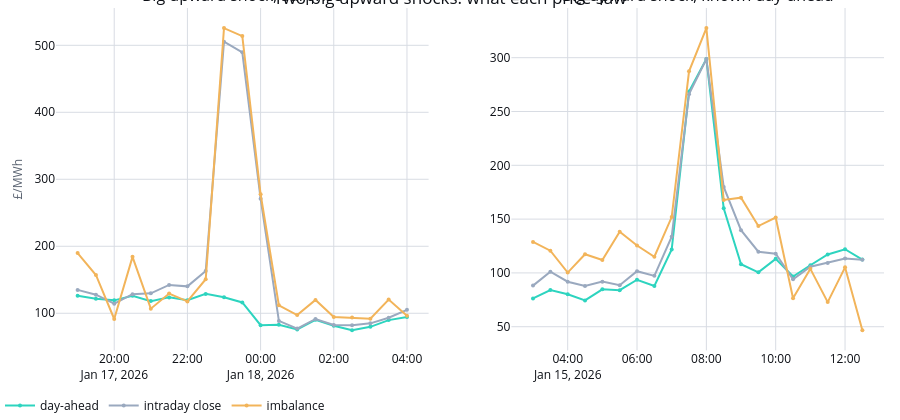

Notebook code for this chart:
### Code cell
def biggest_study_shock(known: bool) -> pd.Series:
    """The largest upward big shock that starts in the study, known day-ahead or a surprise."""
    candidates = shocks.query(
        "shock_class == 'big' and direction == 'up' and known_day_ahead == @known"
        " and start_slot_index >= @WARMUP_DAYS * 48 and start_slot_index < @SLOT_COUNT - 16"
    )
    return candidates.loc[candidates["size_gw"].idxmax()]


example_shocks = {
    "surprise": biggest_study_shock(False),
    "known day-ahead": biggest_study_shock(True),
}
example_figure = make_subplots(
    rows=1, cols=2, subplot_titles=[f"Big upward shock, {name}" for name in example_shocks]
)
for column, (name, shock) in enumerate(example_shocks.items(), start=1):
    around = slice(
        max(shock["start_slot_index"] - 8, 0),
        min(shock["start_slot_index"] + shock["duration_slots"] + 8, SLOT_COUNT),
    )
    for label, values in (
        ("day-ahead", day_ahead),
        ("intraday close", close),
        ("imbalance", imbalance),
    ):
        example_figure.add_trace(
            go.Scatter(
                x=london[around],
                y=values[shock["world_id"], around].round(2),
                mode="lines+markers",
                name=label,
                legendgroup=label,
                showlegend=column == 1,
                marker={"size": 4},
            ),
            row=1,
            col=column,
        )
example_figure.update_layout(title="Two big upward shocks: what each price saw")
example_figure.update_yaxes(title_text="£/MWh", col=1)
apply_notebook_style(example_figure, height=420)

### Figure 1 — Plotly figure (JSON) as saved in the notebook; plotly's stock layout.template omitted (floating-point values rounded to 4 significant figures)
{"data": [{"legendgroup": "day-ahead", "marker": {"size": 4}, "mode": "lines+markers", "name": "day-ahead", "showlegend": true, "x": ["2026-01-17T19:00:00+00:00", "2026-01-17T19:30:00+00:00", "2026-01-17T20:00:00+00:00", "2026-01-17T20:30:00+00:00", "2026-01-17T21:00:00+00:00", "2026-01-17T21:30:00+00:00", "2026-01-17T22:00:00+00:00", "2026-01-17T22:30:00+00:00", "2026-01-17T23:00:00+00:00", "2026-01-17T23:30:00+00:00", "2026-01-18T00:00:00+00:00", "2026-01-18T00:30:00+00:00", "2026-01-18T01:00:00+00:00", "2026-01-18T01:30:00+00:00", "2026-01-18T02:00:00+00:00", "2026-01-18T02:30:00+00:00", "2026-01-18T03:00:00+00:00", "2026-01-18T03:30:00+00:00", "2026-01-18T04:00:00+00:00"], "y": [126.0, 121.8, 119.2, 126.0, 118.1, 123.7, 119.5, 128.9, 124.0, 116.1, 82.28, 82.67, 75.93, 90.17, 81.44, 74.59, 79.73, 89.76, 94.55], "xaxis": "x", "yaxis": "y", "type": "scatter"}, {"legendgroup": "intraday close", "marker": {"size": 4}, "mode": "lines+markers", "name": "intraday close", "showlegend": true, "x": ["2026-01-17T19:00:00+00:00", "2026-01-17T19:30:00+00:00", "2026-01-17T20:00:00+00:00", "2026-01-17T20:30:00+00:00", "2026-01-17T21:00:00+00:00", "2026-01-17T21:30:00+00:00", "2026-01-17T22:00:00+00:00", "2026-01-17T22:30:00+00:00", "2026-01-17T23:00:00+00:00", "2026-01-17T23:30:00+00:00", "2026-01-18T00:00:00+00:00", "2026-01-18T00:30:00+00:00", "2026-01-18T01:00:00+00:00", "2026-01-18T01:30:00+00:00", "2026-01-18T02:00:00+00:00", "2026-01-18T02:30:00+00:00", "2026-01-18T03:00:00+00:00", "2026-01-18T03:30:00+00:00", "2026-01-18T04:00:00+00:00"], "y": [134.9, 127.7, 114.2, 128.4, 129.7, 142.3, 140.2, 163.0, 505.5, 489.5, 271.0, 88.59, 77.07, 91.49, 82.5, 82.23, 84.92, 93.25, 105.1], "xaxis": "x", "yaxis": "y", "type": "scatter"}, {"legendgroup": "imbalance", "marker": {"size": 4}, "mode": "lines+markers", "name": "imbalance", "showlegend": true, "x": ["2026-01-17T19:00:00+00:00", "2026-01-17T19:30:00+00:00", "2026-01-17T20:00:00+00:00", "2026-01-17T20:30:00+00:00", "2026-01-17T21:00:00+00:00", "2026-01-17T21:30:00+00:00", "2026-01-17T22:00:00+00:00", "2026-01-17T22:30:00+00:00", "2026-01-17T23:00:00+00:00", "2026-01-17T23:30:00+00:00", "2026-01-18T00:00:00+00:00", "2026-01-18T00:30:00+00:00", "2026-01-18T01:00:00+00:00", "2026-01-18T01:30:00+00:00", "2026-01-18T02:00:00+00:00", "2026-01-18T02:30:00+00:00", "2026-01-18T03:00:00+00:00", "2026-01-18T03:30:00+00:00", "2026-01-18T04:00:00+00:00"], "y": [189.8, 157.1, 91.43, 184.2, 106.8, 129.4, 117.7, 150.8, 525.6, 513.8, 277.6, 111.8, 97.22, 119.9, 94.46, 93.54, 91.96, 120.5, 96.15], "xaxis": "x", "yaxis": "y", "type": "scatter"}, {"legendgroup": "day-ahead", "marker": {"size": 4}, "mode": "lines+markers", "name": "day-ahead", "showlegend": false, "x": ["2026-01-15T03:00:00+00:00", "2026-01-15T03:30:00+00:00", "2026-01-15T04:00:00+00:00", "2026-01-15T04:30:00+00:00", "2026-01-15T05:00:00+00:00", "2026-01-15T05:30:00+00:00", "2026-01-15T06:00:00+00:00", "2026-01-15T06:30:00+00:00", "2026-01-15T07:00:00+00:00", "2026-01-15T07:30:00+00:00", "2026-01-15T08:00:00+00:00", "2026-01-15T08:30:00+00:00", "2026-01-15T09:00:00+00:00", "2026-01-15T09:30:00+00:00", "2026-01-15T10:00:00+00:00", "2026-01-15T10:30:00+00:00", "2026-01-15T11:00:00+00:00", "2026-01-15T11:30:00+00:00", "2026-01-15T12:00:00+00:00", "2026-01-15T12:30:00+00:00"], "y": [76.26, 84.11, 80.23, 74.48, 84.78, 83.97, 93.67, 87.89, 121.7, 268.5, 298.8, 160.1, 108.0, 100.6, 113.1, 96.66, 107.1, 117.1, 122.0, 112.4], "xaxis": "x2", "yaxis": "y2", "type": "scatter"}, {"legendgroup": "intraday close", "marker": {"size": 4}, "mode": "lines+markers", "name": "intraday close", "showlegend": false, "x": ["2026-01-15T03:00:00+00:00", "2026-01-15T03:30:00+00:00", "2026-01-15T04:00:00+00:00", "2026-01-15T04:30:00+00:00", "2026-01-15T05:00:00+00:00", "2026-01-15T05:30:00+00:00", "2026-01-15T06:00:00+00:00", "2026-01-15T06:30:00+00:00", "2026-01-15T07:00:00+00:00", "2026-01-15T07:30:00+00:00", "2026-01-15T08:00:00+00:00", "2026-01-15T08:30:00+00:00", "2026-01-15T09:00:00+00:00", "2026-01-15T09:30:00+00:00", "2026-01-15T10:00:00+00:00", "2026-01-15T10:30:00+00:00", "2026-01-15T11:00:00+00:00", "2026-01-15T11:30:00+00:00", "2026-01-15T12:00:00+00:00", "2026-01-15T12:30:00+00:00"], "y": [88.21, 101.2, 91.85, 87.82, 91.9, 88.57, 101.6, 97.26, 133.7, 266.1, 298.7, 179.9, 139.7, 119.7, 117.8, 94.12, 105.7, 109.2, 113.4, 112.3], "xaxis": "x2", "yaxis": "y2", "type": "scatter"}, {"legendgroup": "imbalance", "marker": {"size": 4}, "mode": "lines+markers", "name": "imbalance", "showlegend": false, "x": ["2026-01-15T03:00:00+00:00", "2026-01-15T03:30:00+00:00", "2026-01-15T04:00:00+00:00", "2026-01-15T04:30:00+00:00", "2026-01-15T05:00:00+00:00", "2026-01-15T05:30:00+00:00", "2026-01-15T06:00:00+00:00", "2026-01-15T06:30:00+00:00", "2026-01-15T07:00:00+00:00", "2026-01-15T07:30:00+00:00", "2026-01-15T08:00:00+00:00", "2026-01-15T08:30:00+00:00", "2026-01-15T09:00:00+00:00", "2026-01-15T09:30:00+00:00", "2026-01-15T10:00:00+00:00", "2026-01-15T10:30:00+00:00", "2026-01-15T11:00:00+00:00", "2026-01-15T11:30:00+00:00", "2026-01-15T12:00:00+00:00", "2026-01-15T12:30:00+00:00"], "y": [128.8, 120.7, 100.3, 117.4, 112.0, 138.2, 125.5, 115.0, 151.9, 287.3, 327.5, 167.8, 169.9, 143.5, 151.5, 76.49, 103.8, 72.87, 105.2, 46.69], "xaxis": "x2", "yaxis": "y2", "type": "scatter"}], "layout": {"xaxis": {"anchor": "y", "domain": [0.0, 0.45]}, "yaxis": {"anchor": "x", "domain": [0.0, 1.0], "title": {"text": "£/MWh"}}, "xaxis2": {"anchor": "y2", "domain": [0.55, 1.0]}, "yaxis2": {"anchor": "x2", "domain": [0.0, 1.0]}, "annotations": [{"font": {"size": 16}, "showarrow": false, "text": "Big upward shock, surprise", "x": 0.225, "xanchor": "center", "xref": "paper", "y": 1.0, "yanchor": "bottom", "yref": "paper"}, {"font": {"size": 16}, "showarrow": false, "text": "Big upward shock, known day-ahead", "x": 0.775, "xanchor": "center", "xref": "paper", "y": 1.0, "yanchor": "bottom", "yref": "paper"}], "title": {"text": "Two big upward shocks: what each price saw"}, "margin": {"b": 56}, "height": 420, "paper_bgcolor": "#FFFFFF", "plot_bgcolor": "#FFFFFF"}}
